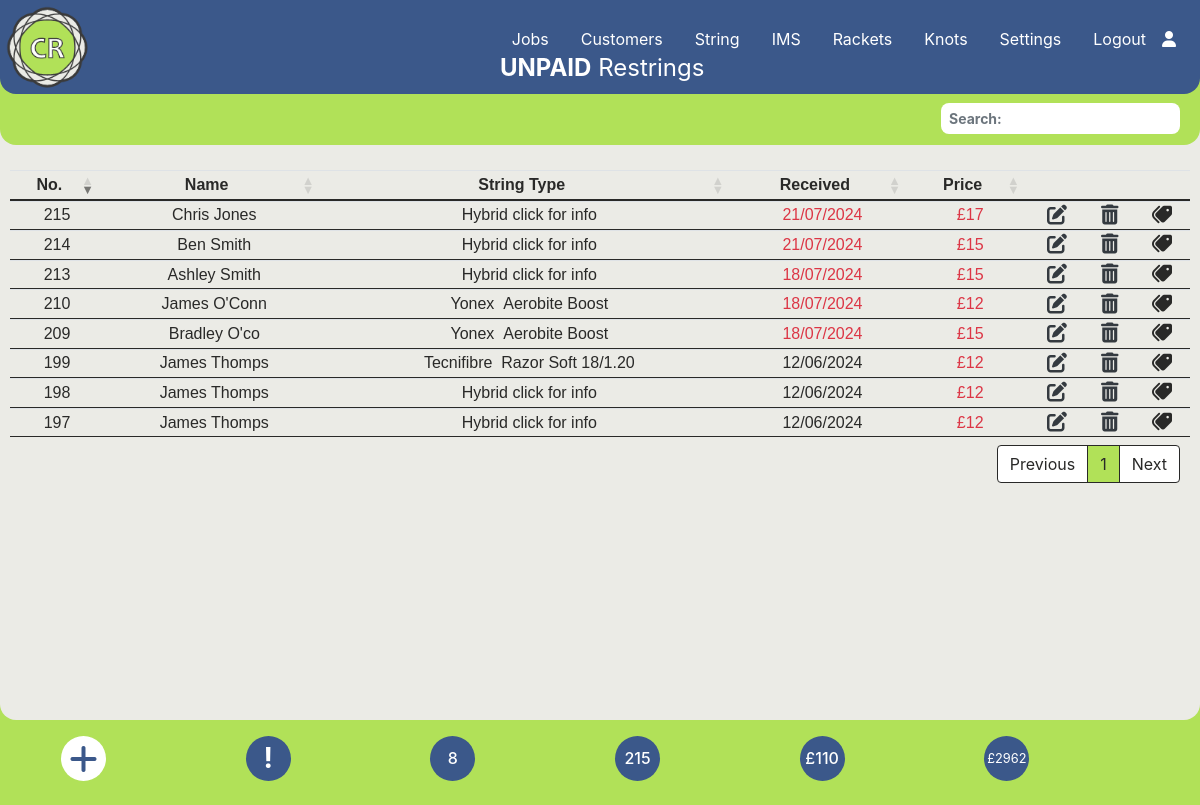
/jobs-unpaid.php (signed in), run on the app's committed database.
### tables this page shows
CREATE TABLE `stringjobs` (
  `job_id` int(10) NOT NULL,
  `customerid` int(10) NOT NULL,
  `stringid` int(10) NOT NULL,
  `stringidc` int(10) NOT NULL,
  `racketid` int(10) DEFAULT NULL,
  `collection_date` varchar(11) NOT NULL,
  `delivery_date` varchar(11) NOT NULL,
  `pre_tension` varchar(6) NOT NULL,
  `tension` varchar(2) NOT NULL,
  `tensionc` varchar(2) NOT NULL,
  `price` varchar(8) NOT NULL,
  `grip_required` varchar(3) DEFAULT NULL,
  `paid` varchar(7) NOT NULL,
  `delivered` varchar(3) NOT NULL,
  `comments` varchar(500) NOT NULL,
  `free_job` varchar(3) NOT NULL,
  `imageid` int(10) NOT NULL,
  `addedby` int(11) NOT NULL DEFAULT 1
);

CREATE TABLE `customer` (
  `cust_ID` int(5) NOT NULL,
  `Name` varchar(100) NOT NULL,
  `Notes` varchar(500) NOT NULL,
  `Email` varchar(100) NOT NULL,
  `Mobile` varchar(20) NOT NULL,
  `pref_string` int(6) NOT NULL,
  `pref_stringc` int(6) NOT NULL,
  `tension` varchar(5) NOT NULL,
  `tensionc` varchar(5) NOT NULL,
  `prestretch` varchar(5) NOT NULL,
  `racketid` int(10) NOT NULL,
  `discount` int(3) NOT NULL DEFAULT 0
);

CREATE TABLE `all_string` (
  `string_id` int(11) NOT NULL,
  `brand` varchar(50) NOT NULL,
  `notes` varchar(500) NOT NULL,
  `type` varchar(50) NOT NULL,
  `sportid` int(5) NOT NULL
);

### jobs-unpaid.php (the view, shortened to what this page needs)
<?php require_once('./Connections/wcba.php');
require_once('./menu.php');
$current_month_text = date("M");
$current_month_numeric = date("m");
$current_year = date("Y");
$query_Recordset1 = "SELECT
stringjobs.job_id as job_id,
stringjobs.customerid as customerid,
stringjobs.tension as atension,
stringjobs.tensionc as atensionc,
stringjobs.pre_tension as pre_tension,
stringjobs.price as price,
stringjobs.collection_date as collection_date,
stringjobs.delivery_date as delivery_date,
stringjobs.grip_required as grip_required,
stringjobs.paid as paid,
stringjobs.delivered as delivered,
stringjobs.free_job as free_job,
stringjobs.comments as comments,
stringjobs.tension as atension,
stringjobs.tensionc as atensionc,
stringjobs.racketid as racketid,
stringjobs.stringid as stringidm,
stringjobs.stringidc as stringidc,
customer.Name as Name,
customer.Email as Email,
customer.Mobile as Mobile,
sport.sportname as sportname,
rackets.manuf as manuf,
rackets.model as model,
rackets.pattern as pattern,
all_string.brand as brandm,
all_string.type as typem,
all_string.notes as notes_stock,
all_stringc.brand as brandc,
all_stringc.type as typec,
all_stringc.notes as notesc_stock,
string.note as notes_string,
string.string_number as stringm_number,
string.stringid as stringid_m,
string.note as notes_string,
string.length as lengthm,
string.length as lengthc,
stringc.note as notesc_string,
stringc.string_number as stringc_number,
stringc.stringid as stringid_c
FROM stringjobs
LEFT JOIN customer ON customerid = cust_ID
LEFT JOIN string
ON stringjobs.stringid = string.stringid
LEFT JOIN string
AS stringc
ON stringjobs.stringidc = stringc.stringid
LEFT JOIN all_string
ON string.stock_id = all_string.string_id
LEFT JOIN all_string
AS all_stringc
ON string.stock_id = all_stringc.string_id
LEFT JOIN rackets ON stringjobs.racketid = rackets.racketid
LEFT JOIN sport ON all_string.sportid = sport.sportid
WHERE paid = '0'
ORDER BY job_id DESC";
$Recordset1 = mysqli_query($conn, $query_Recordset1) or die(mysqli_error($conn));
$row_Recordset1 = mysqli_fetch_assoc($Recordset1);
$totalRows_Recordset1 = mysqli_num_rows($Recordset1);
$query_Recordset6 = "SELECT * FROM stringjobs WHERE collection_date LIKE '___" . $current_month_numeric . "/" . $current_year . "%'ORDER BY job_id ASC;";
$Recordset6 = mysqli_query($conn, $query_Recordset6) or die(mysqli_error($conn));
$totalRows_Recordset6 = mysqli_num_rows($Recordset6);
$query_Recordset7 = "SELECT * FROM stringjobs ORDER BY job_id ASC;";
$Recordset7 = mysqli_query($conn, $query_Recordset7) or die(mysqli_error($conn));
$totalRows_Recordset7 = mysqli_num_rows($Recordset7);
$query_Recordset8 = "SELECT SUM(price) as SUM from stringjobs;";
$Recordset8 = mysqli_query($conn, $query_Recordset8) or die(mysqli_error($conn));
$row_Recordset8 = mysqli_fetch_assoc($Recordset8);
$sum = $row_Recordset8['SUM'];
$query_Recordset9 = "SELECT SUM(price) as SUM from stringjobs WHERE paid != '1';";
$Recordset9 = mysqli_query($conn, $query_Recordset9) or die(mysqli_error($conn));
$row_Recordset9 = mysqli_fetch_assoc($Recordset9);
$sum_owed = $row_Recordset9['SUM'];
?>
<!DOCTYPE html>
<html lang="en">
<head>
  <link rel="stylesheet" href="https://cdnjs.cloudflare.com/ajax/libs/font-awesome/6.4.2/css/all.min.css">
  <link rel="stylesheet" href="https://stackpath.bootstrapcdn.com/bootstrap/4.3.1/css/bootstrap.min.css">
  <link rel="stylesheet" href="https://cdnjs.cloudflare.com/ajax/libs/bootstrap-datepicker/1.9.0/css/bootstrap-datepicker3.min.css">
  <link rel="stylesheet" href="./css/style.css">
  <link rel="stylesheet" type="text/css" href="https://cdn.datatables.net/1.13.6/css/dataTables.bootstrap4.min.css" />
</head>
<body data-spy="scroll" data-target="#main-nav">
  <?php
  echo $main_menus;
  ?>
  <div class="home-section diva">
    <p class="fxdtext"><strong>UNPAID</strong> Restrings</p>
    <?php if ($totalRows_Recordset1 == 0) {
      echo "<h5 class='text-center text-dark' style='margin-top: 200px;'>No Records found</h5> ";
    } else { ?>
      <table id="tblUser" class="table-text table-hover table table-sm center">
        <thead>
          <tr>
            <th>No.</th>
            <th>Name</th>
            <th class="text-center d-none d-md-table-cell">String Type</th>
            <th>Received</th>
            <th>Price</th>
            <th></th>
            <th class="text-center d-none d-md-table-cell"></th>
            <th></th>
          </tr>
        </thead>
        <tbody>
          <?php
          do { ?>
            <tr>
              <td class="tdm">
                <a href="./viewjob.php?jobid=<?php echo $row_Recordset1['job_id']; ?>"><?php echo $row_Recordset1['job_id']; ?></a>
              </td>
              <td><a href="./editcust.php?custid=<?php echo $row_Recordset1['customerid']; ?>"><span><?php echo substr($row_Recordset1['Name'], 0, 12); ?></span></a></td>
              <?php if ($row_Recordset1['stringid_c'] == 0) { ?>
                <td class="d-none d-md-table-cell" data-toggle="modal" data-target="#StringViewModal<?php echo $row_Recordset1['stringidm']; ?>"><?php echo $row_Recordset1['brandm'] ?> &nbsp;<?php echo $row_Recordset1['typem']; ?>
                <?php } elseif ((!empty($row_Recordset1['stringid_m'])) && (!empty($row_Recordset1['stringid_c']))) { ?>
                <td class="d-none d-md-table-cell" data-toggle="modal" data-target="#StringViewModal<?php echo $row_Recordset1['stringidm']; ?>">Hybrid click for info
                <?php } else { ?>
                <td class="d-none d-md-table-cell">String Unknown
                <?php } ?>
                </td>
                <?php if ($row_Recordset1['delivered'] == 0) { ?>
                  <td class="text-danger"><?php echo $row_Recordset1['collection_date']; ?></td><?php } else { ?>
                  <td><?php echo $row_Recordset1['collection_date']; ?></td>
                <?php } ?>
                <?php if ($row_Recordset1['paid'] == 0) { ?>
                  <td class="text-danger"><?php echo "£" . $row_Recordset1['price']; ?></td><?php } else { ?>
                  <td><?php echo "£" . $row_Recordset1['price']; ?></td>
                <?php } ?>
                <td><a class="text-dark fa-solid fa-pen-to-square fa-lg" href="./editjob.php?jobid=<?php echo $row_Recordset1['job_id']; ?>"></i></td>
                <td class="d-none d-md-table-cell"><i class="text-dark fa-solid fa-trash-can fa-lg" data-toggle="modal" data-target="#delModal<?php echo $row_Recordset1['job_id']; ?>"></i></td>
                <td><a class="fa-solid fa-tags fa-lg fa-flip-horizontal" href="./label.php?jobid=<?php echo $row_Recordset1['job_id']; ?>"></i></td>
            </tr>
          <?php
          } while ($row_Recordset1 = mysqli_fetch_assoc($Recordset1)); ?>
        </tbody>
      </table>
    <?php } ?>
  </div>
  <div class="container center">
    <div class="p-3 row">
      <div class="col-2">
        <a href="./addjob.php" type="button" class="dot fa-solid fa-plus fa-2x"></a>
      </div>
      <?php if (!empty($_SESSION['message'])) { ?>
        <div class="col-2">
          <h3 class="blinking" title="Warning Messages" data-toggle="modal" data-target="#warningModal"><strong>!</strong></h3>
        </div>
      <?php } else { ?>
        <div class="col-2">
          <h3 class="dotb" title="Warning Messages"><strong>!</strong></h3>
        </div>
      <?php } ?>
      <div class="col-2">
        <div class="dotbt h6" title="Restrings for <?php echo $current_month_text; ?>">
          <span class=" text-center"><?php echo $totalRows_Recordset6 ?></span>
        </div>
      </div>
      <div class="col-2">
        <div class="dotbt h6" title="Total restrings">
          <span class="text-center"><?php echo $totalRows_Recordset7 ?></span>
        </div>
      </div>
      <div class="col-2">
        <a href="./jobs-unpaid.php" class="dotbt h6" title="Amount Owed"><?php echo "£" . $sum_owed ?></a>
      </div>
      <div class="col-2">
        <a href="#" class="dotbtt h7" title="Total Income"><small><?php echo "£" . $sum ?></small></a>
      </div>
    </div>
  </div>
</body>
</html>

### css/style.css (style rules this page uses)
body { background: #b1e158; color: #fff; z-index: 0; }
.fxdtext { position: fixed; top: 50px; left: 200px; font-weight: normal; font-size: 24px; color: #ffffff; z-index: 500; }
@media screen and (max-width: 2500px) { .fxdtext { left: 500px; } }
table.dataTable { clear: both; margin-top: 6px !important; margin-bottom: 6px !important; max-width: none !important; border-collapse: collapse !important; border-spacing: 0; padding-top: 120px; padding-left: 10px; padding-right: 10px; }
@media screen and (max-width: 2500px) { .table.dataTable { padding-top: 140px; font-size: 16px; } }
table.dataTable > thead > tr > th { border-bottom: 2px solid #292928; }
table.dataTable > tbody > tr > td { border-bottom: 1px solid #292928; }
.tdm { text-align: center; border-color: red; }
.table-text { color: #292928; font-weight: normal; font: 14px Arial, sans-serif; }
.center { margin-left: auto; margin-right: auto; }
.home-section { background: #ebebe6; width: 100%; height: 670px; border-bottom-left-radius: 1rem; border-bottom-right-radius: 1rem; z-index: 1; }
@media screen and (max-width: 2500px) { .home-section { height: 720px; } }
a, a:hover, a:focus { color: inherit; text-decoration: none; transition: all 0.3s; }
.dot { height: 45px; width: 45px; background-color: #ffffff; border-radius: 50%; display: inline-block; color: #3b588a; display: flex; align-items: center; justify-content: center; }
.dotb { height: 45px; width: 45px; background-color: #3b588a; color: #ffffff; border-radius: 50%; display: inline-block; display: flex; align-items: center; justify-content: center; }
.dotbt { height: 45px; width: 45px; background-color: #3b588a; color: #ffffff; border-radius: 50%; display: inline-block; display: flex; align-items: center; justify-content: center; }
.dotbtt { height: 45px; width: 45px; background-color: #3b588a; color: #ffffff; border-radius: 50%; display: inline-block; display: flex; align-items: center; justify-content: center; }
.nav-item { margin-left: 0rem; }
.nav-link { font-size: 16px; font-weight: 400; color: #ffffff; }
.diva { overflow-x: hidden; }
.dt-head-center { text-align: center; }

### data on the page
stringjobs: job_id "215", customerid.Name "Chris Jones", collection_date "21/07/2024", price "17"
stringjobs: job_id "214", customerid.Name "Ben Smith", collection_date "21/07/2024", price "15"
stringjobs: job_id "213", customerid.Name "Ashley Smith", collection_date "18/07/2024", price "15"
stringjobs: job_id "210", customerid.Name "James O'Conn", all_string.brand "Yonex", all_string.type "Aerobite Boost", collection_date "18/07/2024", price "12"
stringjobs: job_id "209", customerid.Name "Bradley O'co", all_string.brand "Yonex", all_string.type "Aerobite Boost", collection_date "18/07/2024", price "15"
stringjobs: job_id "199", customerid.Name "James Thomps", all_string.brand "Tecnifibre", all_string.type "Razor Soft 18/1.20", collection_date "12/06/2024", price "12"
stringjobs: job_id "198", customerid.Name "James Thomps", collection_date "12/06/2024", price "12"
stringjobs: job_id "197", customerid.Name "James Thomps", collection_date "12/06/2024", price "12"

### other printed values
$_SESSION['loginmenu'] "Logout"
$totalRows_Recordset6 "8"
$totalRows_Recordset7 "215"
$sum_owed "110"
$sum "2962"
